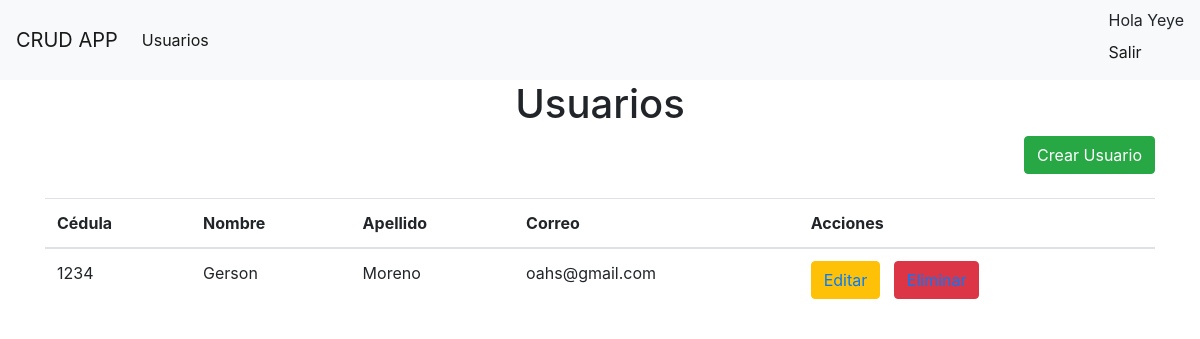
The page /usuarios/ (signed in) on the database as committed earlier.
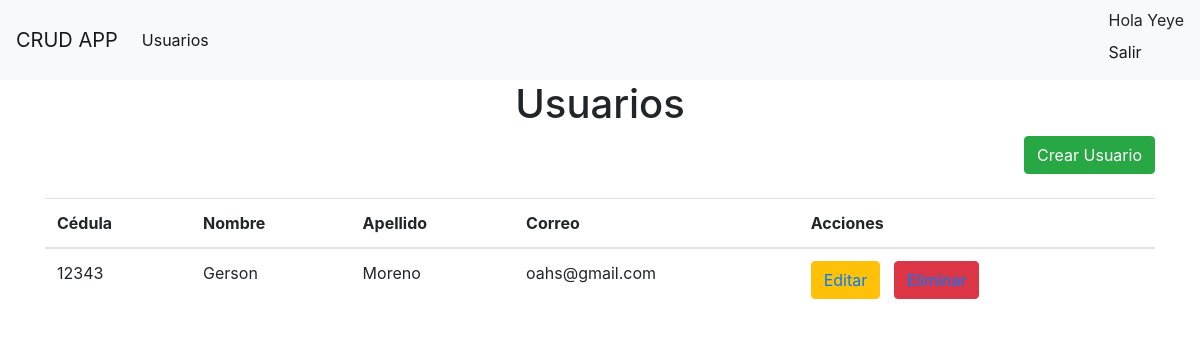
The same page on the database as committed later.
### CRUD/models.py (models this page shows)
class Usuarios(models.Model):
    cedula = models.IntegerField(primary_key=True,
                                 unique=True
                                 )
    nombre = models.CharField(max_length=250,
                              validators = [RegexValidator(r"^[A-Za-záéíóúÁÉÍÓÚñÑüÜ]+$")]
                              )
    apellido= models.CharField(max_length=250,
                              validators = [RegexValidator(r"^[A-Za-záéíóúÁÉÍÓÚñÑüÜ]+$")]
                              )
    correo = models.EmailField()

### CRUD/views.py (the view)
# urls.py: path('usuarios/', views.listaView, name='lista_url'),
@login_required
def listaView(request):
    obj = Usuarios.objects.all()
    template_name = 'CRUD/lista.html'
    context = {'obj': obj}
    return render(request, template_name, context)

### templates/CRUD/lista.html (shortened to what this page needs)
{% extends 'main.html' %}
{% block content %}
<center><h1>Usuarios</h1></center>
<div class="container">
  <div class="d-grid gap-2 d-md-flex justify-content-md-end ">
    <a href="{% url 'create_url' %}" class="btn btn-success float-right" type="button" role="button">Crear Usuario</a>
  </div>
  <br>
  <table class="table">
    <thead>
      <tr>
        <th scope="col">Cédula</th>
        <th scope="col">Nombre</th>
        <th scope="col">Apellido</th>
        <th scope="col">Correo</th>
        <th scope="col">Acciones</th>
      </tr>
    </thead>
    <tbody>
    {% for i in obj %}
      <tr>
        <td>{{i.cedula}}</td>
        <td>{{i.nombre}}</td>
        <td>{{i.apellido}}</td>
        <td>{{i.correo}}</td>
        <td>
            <button class="btn btn-warning"><a href="{% url 'update_url' i.cedula %}">Editar</a></button>&nbsp;&nbsp;
            <button class="btn btn-danger"><a href="{% url 'delete_url' i.cedula %}">Eliminar</a></button>
        </td>
      </tr>
    {% endfor %}
    </tbody>
  </table>
</div>
{% endblock %}

Rows that differ between the two databases and show on the page:
removed Usuarios: cedula "1234", nombre "Gerson", apellido "Moreno", correo "oahs@gmail.com"
added Usuarios: cedula "12343", nombre "Gerson", apellido "Moreno", correo "oahs@gmail.com"
